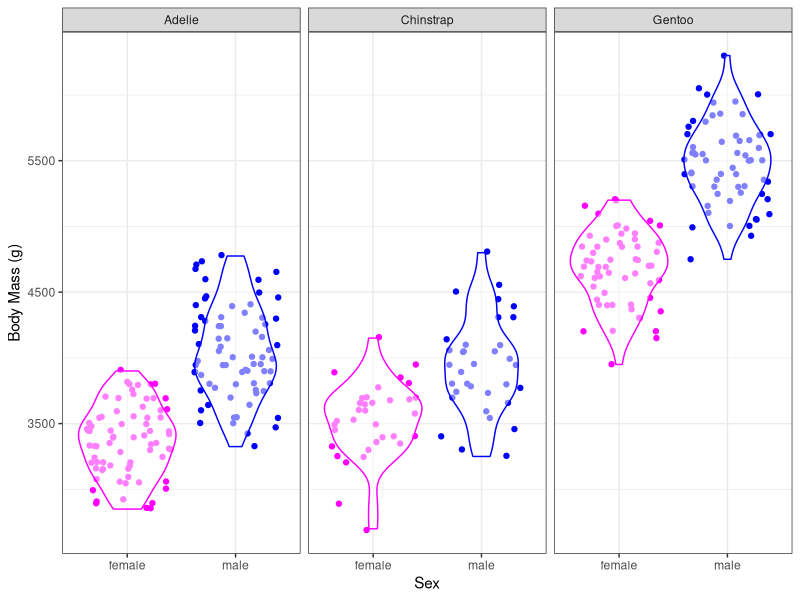
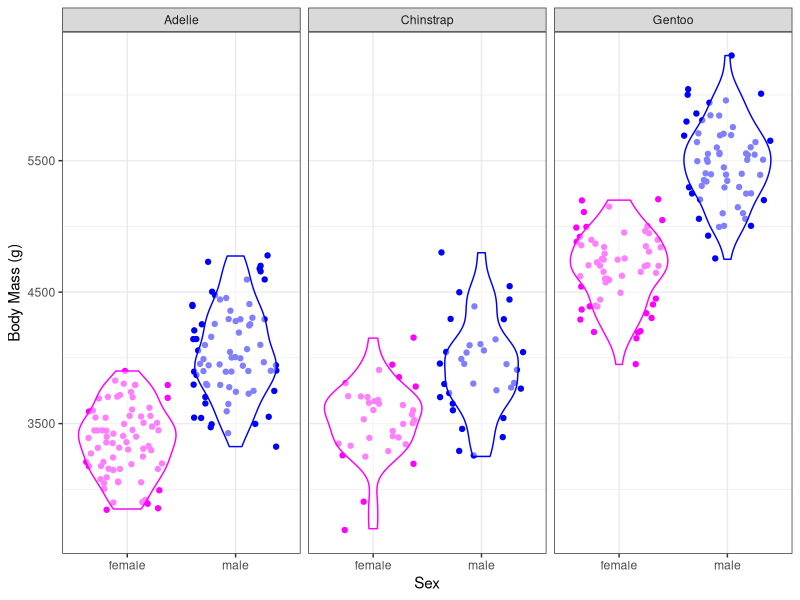

R code for these plots, in order:
#intro-------------
#Script for creating a plot in 1 hr for homework w palmerpenguins data
#created by: Diana Gao
#Created on: 2024/9/16


#libraries----------
library("palmerpenguins")
library("tidyverse")
library("here")
library("ggthemes")

#look @ data + store it as r object---------------
#glimpse(penguins) # tells you rows, columns, with names and datatype, and glimpse of data
view(penguins) # look at penguins dataset fully
#penguins <- penguins

#analysis----------
# Calculate the mean and the standard deviation for M and F penguins' body mass
my_sum <- subset(penguins, !is.na(sex)) %>%
  group_by(species, sex) %>%
  summarise( 
    mean=mean(body_mass_g),
    sd=sd(body_mass_g)
  )

view(penguins)
#make a body mass vs sex violin plot, with separate plots for each sp
 penguins %>%
  drop_na(sex) %>%
ggplot( # remove data where sex is NA
      mapping = aes(x = sex, # use sex for x axis
                     y = body_mass_g, # use body mass for y axis
                     #group = sex, # group above data by species
                     color = sex) )+ # then label each sex diff colors
  geom_jitter() + # use jitterplot
  geom_violin(alpha = 0.5,) + # also violin plot
  #geom_errorbar(aes(x = sex, ymin=mean-sd, ymax=mean+sd)) + #also add error bars w +/-1 standard deviation, but this isnt working? 
  labs(x = "Sex", 
       y = "Body Mass (g)" # changing x and y axis labels
  ) + 
  facet_wrap(~ species, ncol=3) + # facet, ncol=3 means make it two columns
  scale_color_manual(values = c("magenta", "blue", "orange")) + # colors are from viridis
  theme_bw() + #bw theme
  theme(legend.position="none") # remove the legend

#export plot
ggsave(here("week3", "output", "penguinplot_HW_new.png"), 
       width = 7, height = 5)
